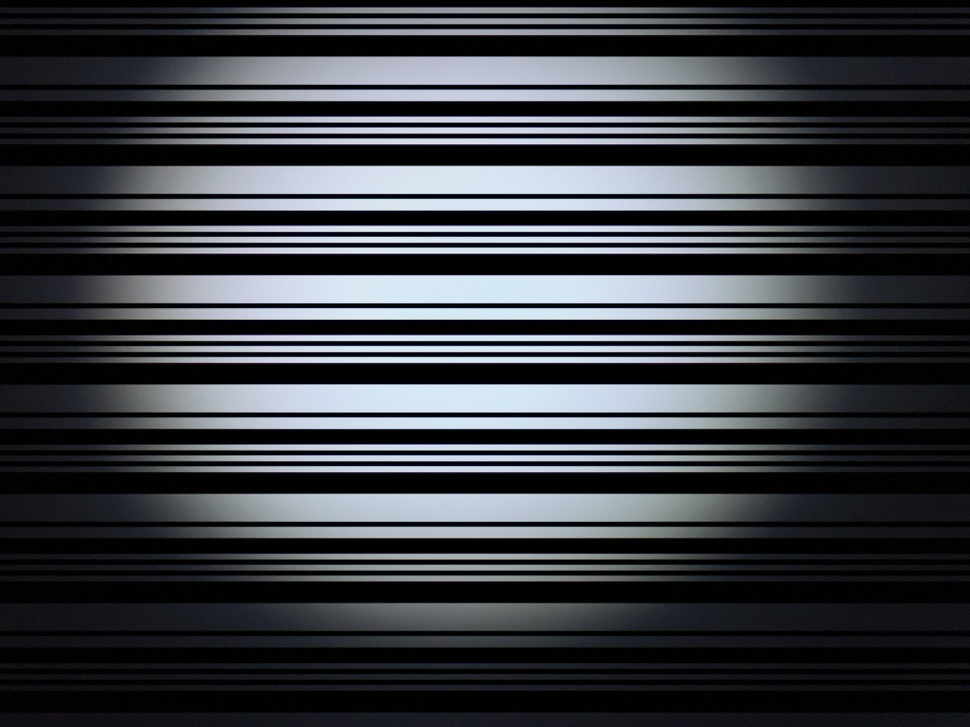
#> input picture Arduino/src/台大電機/9.訊號處理與解碼/程式碼/111.JPG, 970 x 727 px, shrunk from 3264 x 2448 before the run, found by its file name
$ python practice6-2_finding_width.py   (older library calls are emulated)
#> lines starting #> are read from the running program, lines starting #| are printed output that depends on the picture
from PIL import Image
import numpy as np
import cv2
import scipy.misc


with Image.open('111.jpg') as img:
#> img is the input picture: PIL image 970x727 RGB; mean R, G, B 55.9, 58.6, 63.5
 	img = np.array(img)
 	picture = img[:,:,0]
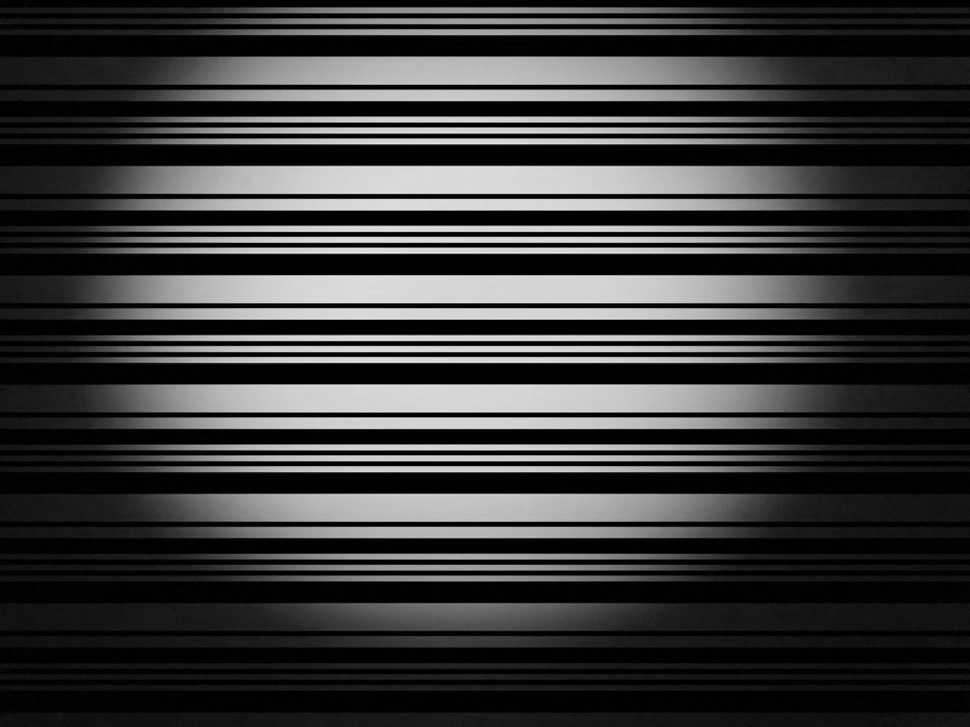
#> picture: shape (727, 970); min 0, max 245, mean 55.9
my_list=[]
axiss=[]
print(picture.shape)
#| (727, 970)
pixel=1
maxi=0

test=1
while test<50:
	one = np.ones((test,10),np.float32)
	minusone=one*-1
	lap=np.vstack((one,minusone))/test/10
	lap2=np.vstack((lap,lap))/2
	lap3=np.vstack((lap,lap2))/2
	result = cv2.filter2D(picture,-1,lap3)
	maxx=np.max(result)
	if maxx>maxi:
		pixel=test
		maxi=maxx
	my_list.append(maxx)
	axiss.append(test)
	print (maxx,test)
	#scipy.misc.imsave('img'+str(test)+'.jpg',result)
	test=test+1
#> this loop made 49 passes
#> (maxx, maxi) on passes 1 to 5: (80, 80), (96, 96), (108, 108), (141, 141), (172, 172)
#> maxx on passes 6 to 11: 159, 94, 96, 105, 119, 138
#| 80 1
#| 96 2
#| 108 3
#| 141 4
#| 172 5
#| 159 6
#| 94 7
#| 96 8
#> (further printed lines are left out)
#> pass 1, `result = cv2.filter2D(picture,-1,lap3)`:
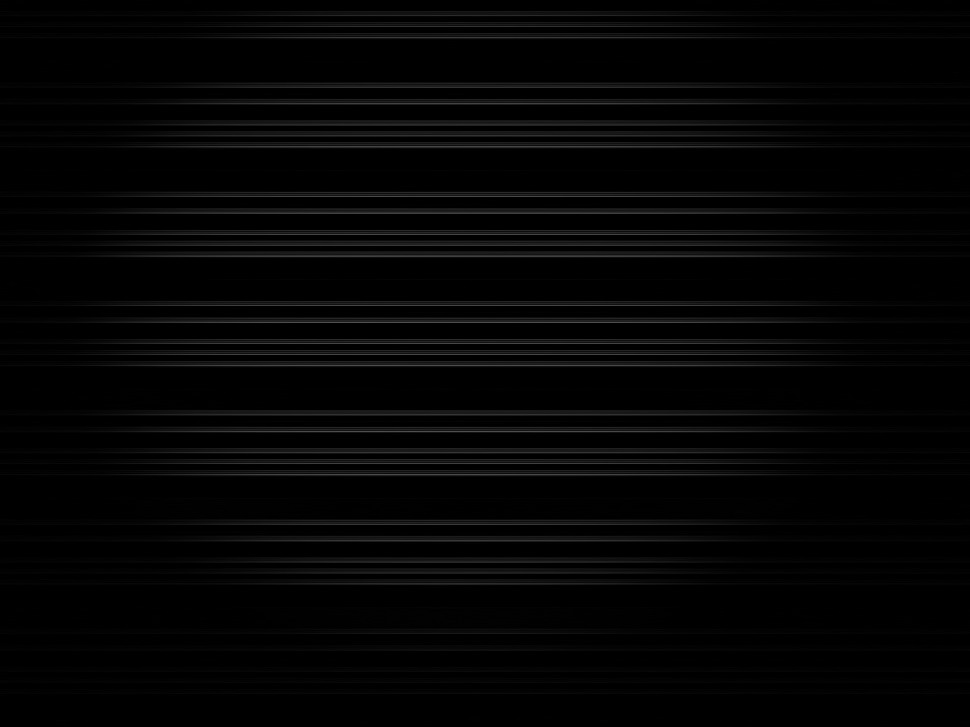
#> result: shape (727, 970); min 0, max 80, mean 4.5
#> pass 2, `result = cv2.filter2D(picture,-1,lap3)`:
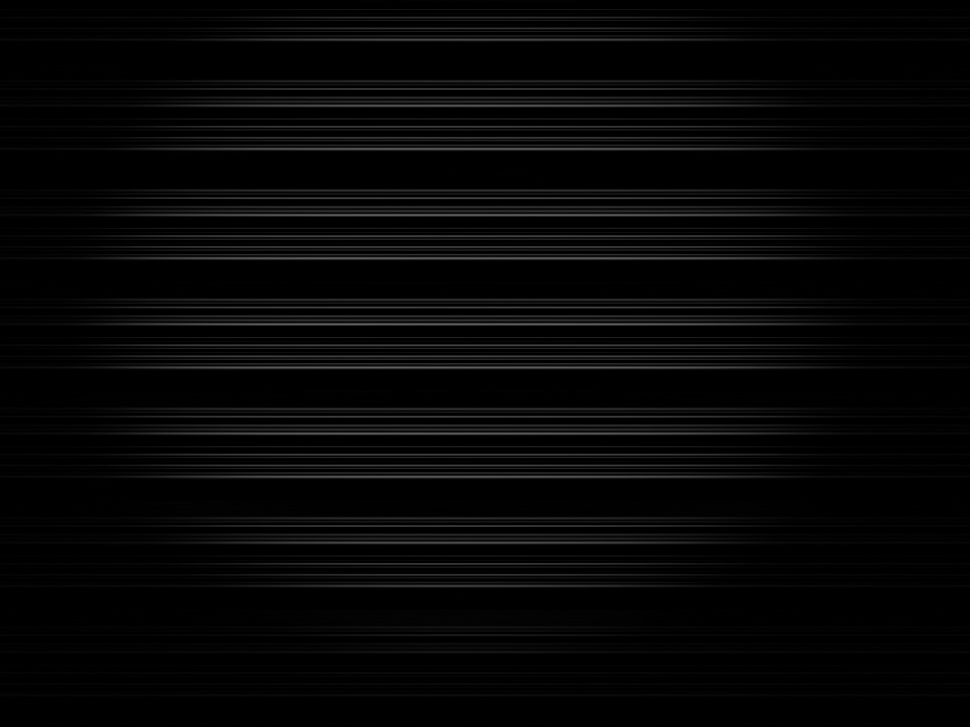
#> result: shape (727, 970); min 0, max 96, mean 6.1
#> pass 3, `result = cv2.filter2D(picture,-1,lap3)`:
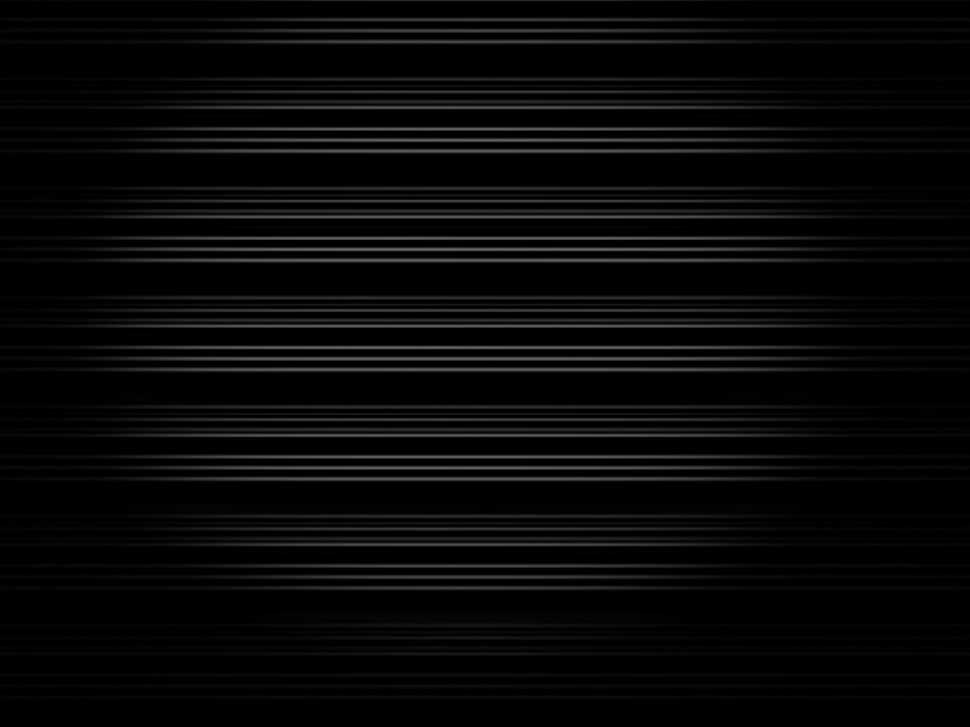
#> result: shape (727, 970); min 0, max 108, mean 7.9
#> after the loop, axiss = 49 values from 1 to 49; maxi = 172; my_list = 49 values, max 172 at index 4, min 59 at index 42, mean 91.88; pixel = 5; test = 50

print (pixel)
#| 5

$ run again, with Arduino/src/台大電機/9.訊號處理與解碼/程式碼/88.JPG copied over Arduino/src/台大電機/9.訊號處理與解碼/程式碼/111.JPG
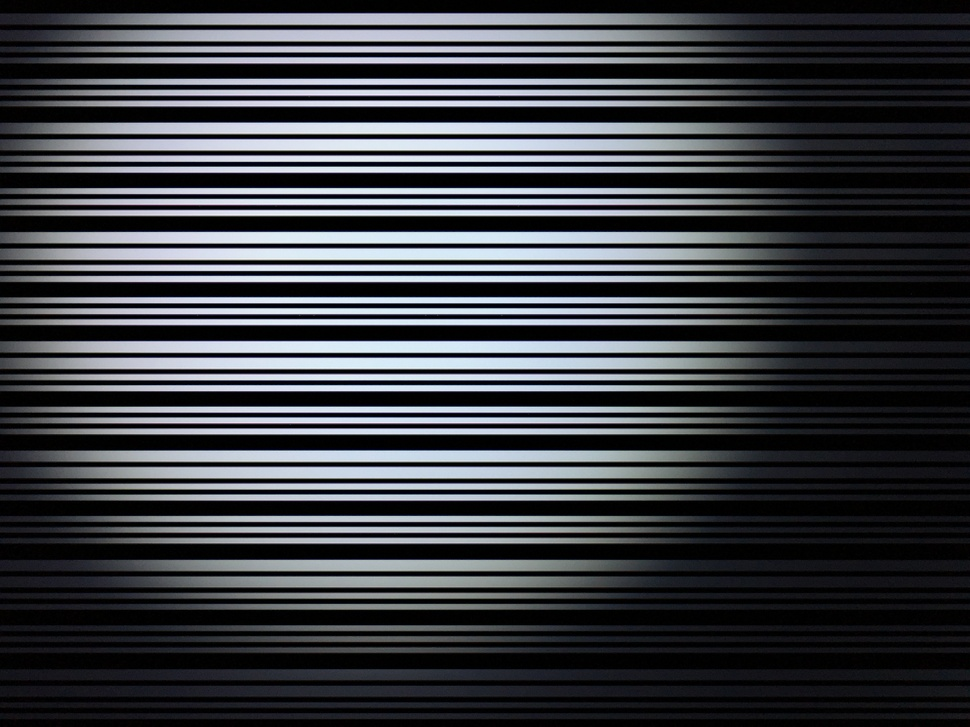
#> input picture Arduino/src/台大電機/9.訊號處理與解碼/程式碼/88.JPG, 970 x 727 px, shrunk from 3264 x 2448 before the run, found by its file name
#> img is the input picture: PIL image 970x727 RGB; mean R, G, B 59.1, 61.4, 66.3
#| (727, 970)
#> the loop `while test<50:` made 49 passes
#> (maxx, maxi) on passes 1 to 6: (77, 77), (94, 94), (111, 111), (143, 143), (173, 173), (175, 175)
#> (printed output is left out)
#> pass 1, `result = cv2.filter2D(picture,-1,lap3)`:
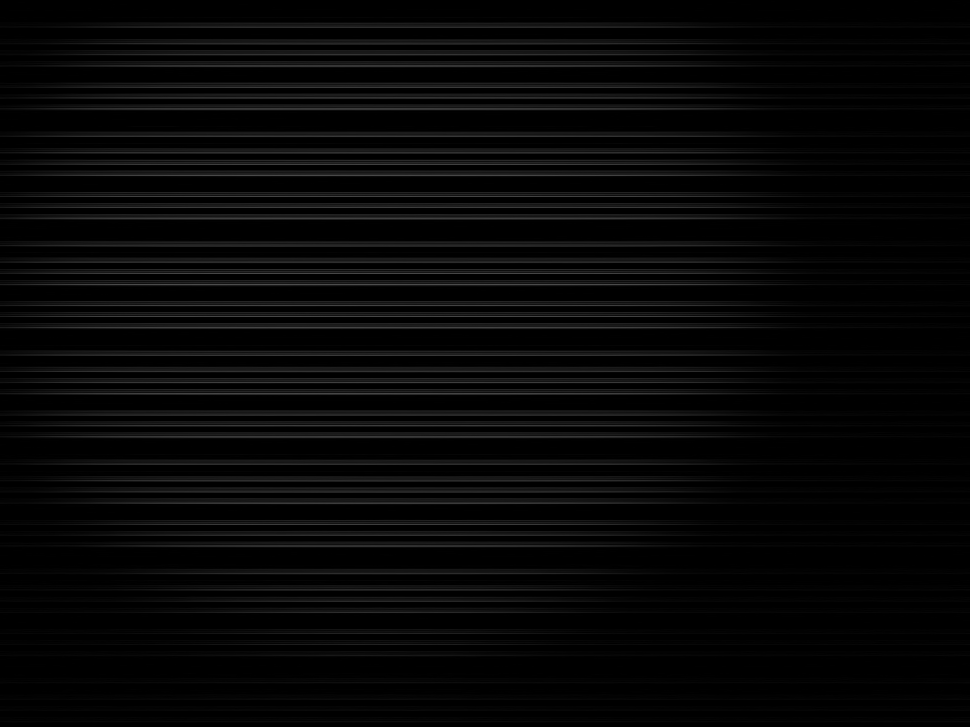
#> result: shape (727, 970); min 0, max 77, mean 6.7
#> pass 3, `result = cv2.filter2D(picture,-1,lap3)`:
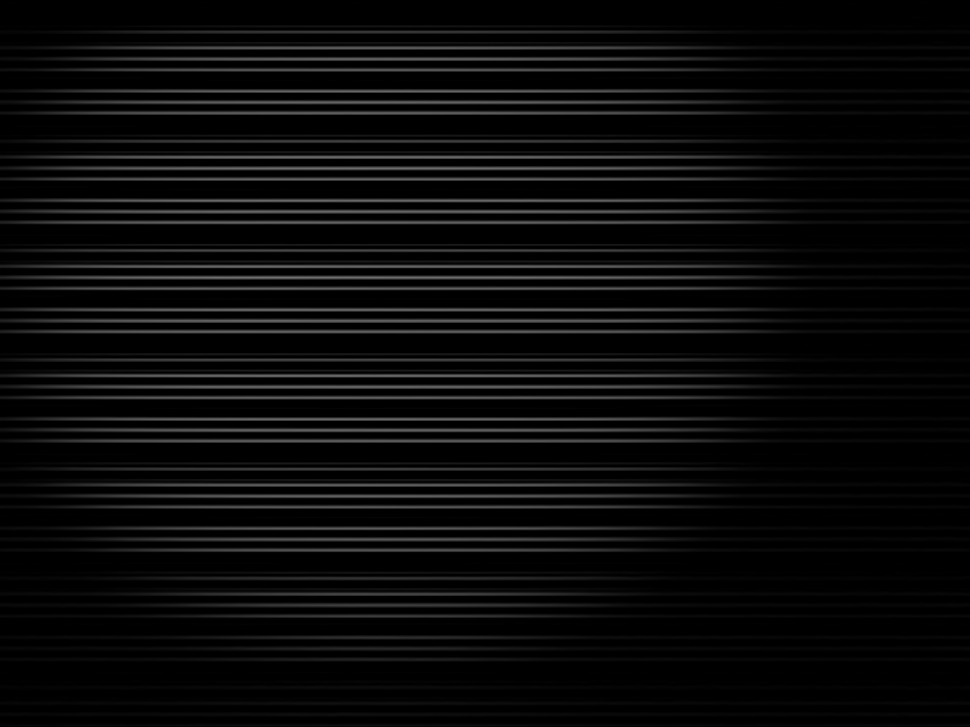
#> result: shape (727, 970); min 0, max 111, mean 10.2
#> after the loop `while test<50:`: axiss = 49 values from 1 to 49; maxi = 175; my_list = 49 values, max 175 at index 5, min 41 at index 35, mean 80.94; pixel = 6; test = 50
#| 6
